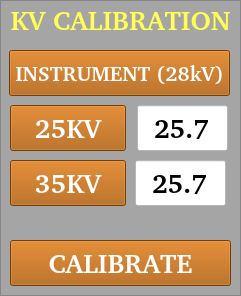
   <widget class="QFrame" name="frame_4">
    <property name="geometry">
     <rect>
      <x>25</x>
      <y>120</y>
      <width>241</width>
      <height>296</height>
     </rect>
    </property>
    <property name="styleSheet">
     <string notr="true">background-color: rgb(0, 0, 0,50);
background-image: url(:/transparent.png);</string>
    </property>
    <property name="frameShape">
     <enum>QFrame::StyledPanel</enum>
    </property>
    <property name="frameShadow">
     <enum>QFrame::Raised</enum>
    </property>
    <widget class="QLabel" name="label_5">
     <property name="geometry">
      <rect>
       <x>10</x>
       <y>5</y>
       <width>221</width>
       <height>31</height>
      </rect>
     </property>
     <property name="font">
      <font>
       <family>Bitstream Charter</family>
       <pointsize>20</pointsize>
       <weight>75</weight>
       <italic>false</italic>
       <bold>true</bold>
      </font>
     </property>
     <property name="toolTip">
      <string notr="true"/>
     </property>
     <property name="statusTip">
      <string notr="true"/>
     </property>
     <property name="whatsThis">
      <string notr="true"/>
     </property>
     <property name="accessibleName">
      <string notr="true"/>
     </property>
     <property name="accessibleDescription">
      <string notr="true"/>
     </property>
     <property name="styleSheet">
      <string notr="true">background-color: rgb(0, 0, 0,0);
color: rgb(255, 255, 85);</string>
     </property>
     <property name="text">
      <string notr="true">KV CALIBRATION</string>
     </property>
     <property name="alignment">
      <set>Qt::AlignCenter</set>
     </property>
    </widget>
    <widget class="QPushButton" name="shotInstrumentButton">
     <property name="geometry">
      <rect>
       <x>9</x>
       <y>50</y>
       <width>221</width>
       <height>46</height>
      </rect>
     </property>
     <property name="font">
      <font>
       <family>Bitstream Charter</family>
       <pointsize>16</pointsize>
       <weight>75</weight>
       <bold>true</bold>
      </font>
     </property>
     <property name="toolTip">
      <string notr="true"/>
     </property>
     <property name="statusTip">
      <string notr="true"/>
     </property>
     <property name="whatsThis">
      <string notr="true"/>
     </property>
     <property name="accessibleName">
      <string notr="true"/>
     </property>
     <property name="accessibleDescription">
      <string notr="true"/>
     </property>
     <property name="styleSheet">
      <string notr="true">background-color: rgb(170, 85, 0);
color: rgb(255, 255, 255);</string>
     </property>
     <property name="text">
      <string notr="true">INSTRUMENT (28kV)</string>
     </property>
    </widget>
    <widget class="QPushButton" name="shot25KvButton">
     <property name="geometry">
      <rect>
       <x>10</x>
       <y>105</y>
       <width>116</width>
       <height>46</height>
      </rect>
     </property>
     <property name="font">
      <font>
       <family>Bitstream Charter</family>
       <pointsize>20</pointsize>
       <weight>75</weight>
       <bold>true</bold>
      </font>
     </property>
     <property name="toolTip">
      <string notr="true"/>
     </property>
     <property name="statusTip">
      <string notr="true"/>
     </property>
     <property name="whatsThis">
      <string notr="true"/>
     </property>
     <property name="accessibleName">
      <string notr="true"/>
     </property>
     <property name="accessibleDescription">
      <string notr="true"/>
     </property>
     <property name="styleSheet">
      <string notr="true">background-color: rgb(170, 85, 0);
color: rgb(255, 255, 255);</string>
     </property>
     <property name="text">
      <string notr="true">25KV</string>
     </property>
    </widget>
    <widget class="QPushButton" name="shot35KvButton">
     <property name="geometry">
      <rect>
       <x>10</x>
       <y>160</y>
       <width>116</width>
       <height>46</height>
      </rect>
     </property>
     <property name="font">
      <font>
       <family>Bitstream Charter</family>
       <pointsize>20</pointsize>
       <weight>75</weight>
       <bold>true</bold>
      </font>
     </property>
     <property name="toolTip">
      <string notr="true"/>
     </property>
     <property name="statusTip">
      <string notr="true"/>
     </property>
     <property name="whatsThis">
      <string notr="true"/>
     </property>
     <property name="accessibleName">
      <string notr="true"/>
     </property>
     <property name="accessibleDescription">
      <string notr="true"/>
     </property>
     <property name="styleSheet">
      <string notr="true">background-color: rgb(170, 85, 0);
color: rgb(255, 255, 255);</string>
     </property>
     <property name="text">
      <string notr="true">35KV</string>
     </property>
    </widget>
    <widget class="QPushButton" name="calibrateKvButton">
     <property name="geometry">
      <rect>
       <x>10</x>
       <y>240</y>
       <width>221</width>
       <height>46</height>
      </rect>
     </property>
     <property name="font">
      <font>
       <family>Bitstream Charter</family>
       <pointsize>20</pointsize>
       <weight>75</weight>
       <bold>true</bold>
      </font>
     </property>
     <property name="toolTip">
      <string notr="true"/>
     </property>
     <property name="statusTip">
      <string notr="true"/>
     </property>
     <property name="whatsThis">
      <string notr="true"/>
     </property>
     <property name="accessibleName">
      <string notr="true"/>
     </property>
     <property name="accessibleDescription">
      <string notr="true"/>
     </property>
     <property name="styleSheet">
      <string notr="true">background-color: rgb(170, 85, 0);
color: rgb(255, 255, 255);</string>
     </property>
     <property name="text">
      <string notr="true">CALIBRATE</string>
     </property>
    </widget>
    <widget class="QLineEdit" name="kV25CalibrationMeasure">
     <property name="geometry">
      <rect>
       <x>137</x>
       <y>105</y>
       <width>91</width>
       <height>46</height>
      </rect>
     </property>
     <property name="font">
      <font>
       <family>Bitstream Charter</family>
       <pointsize>20</pointsize>
       <weight>75</weight>
       <bold>true</bold>
      </font>
     </property>
     <property name="toolTip">
      <string notr="true"/>
     </property>
     <property name="statusTip">
      <string notr="true"/>
     </property>
     <property name="whatsThis">
      <string notr="true"/>
     </property>
     <property name="accessibleName">
      <string notr="true"/>
     </property>
     <property name="accessibleDescription">
      <string notr="true"/>
     </property>
     <property name="styleSheet">
      <string notr="true">background-color: rgb(255, 255, 255);</string>
     </property>
     <property name="text">
      <string notr="true">25.7</string>
     </property>
     <property name="frame">
      <bool>true</bool>
     </property>
     <property name="alignment">
      <set>Qt::AlignCenter</set>
     </property>
    </widget>
    <widget class="QLineEdit" name="kV35CalibrationMeasure">
     <property name="geometry">
      <rect>
       <x>135</x>
       <y>160</y>
       <width>91</width>
       <height>46</height>
      </rect>
     </property>
     <property name="font">
      <font>
       <family>Bitstream Charter</family>
       <pointsize>20</pointsize>
       <weight>75</weight>
       <bold>true</bold>
      </font>
     </property>
     <property name="toolTip">
      <string notr="true"/>
     </property>
     <property name="statusTip">
      <string notr="true"/>
     </property>
     <property name="whatsThis">
      <string notr="true"/>
     </property>
     <property name="accessibleName">
      <string notr="true"/>
     </property>
     <property name="accessibleDescription">
      <string notr="true"/>
     </property>
     <property name="styleSheet">
      <string notr="true">background-color: rgb(255, 255, 255);</string>
     </property>
     <property name="text">
      <string notr="true">25.7</string>
     </property>
     <property name="frame">
      <bool>true</bool>
     </property>
     <property name="alignment">
      <set>Qt::AlignCenter</set>
     </property>
    </widget>
   </widget>
